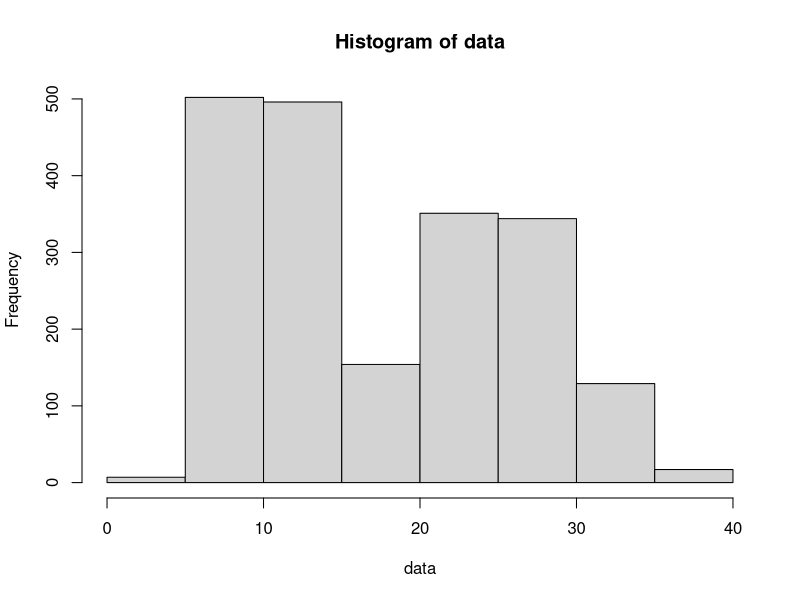
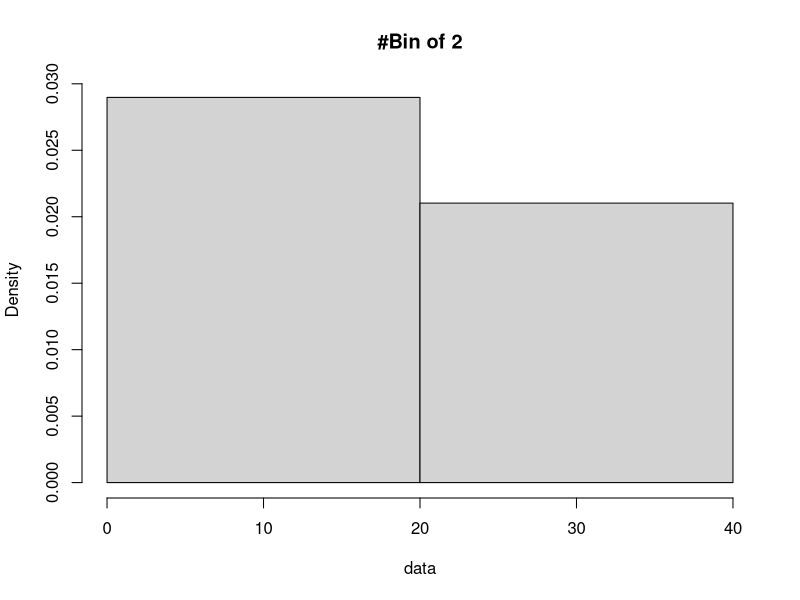
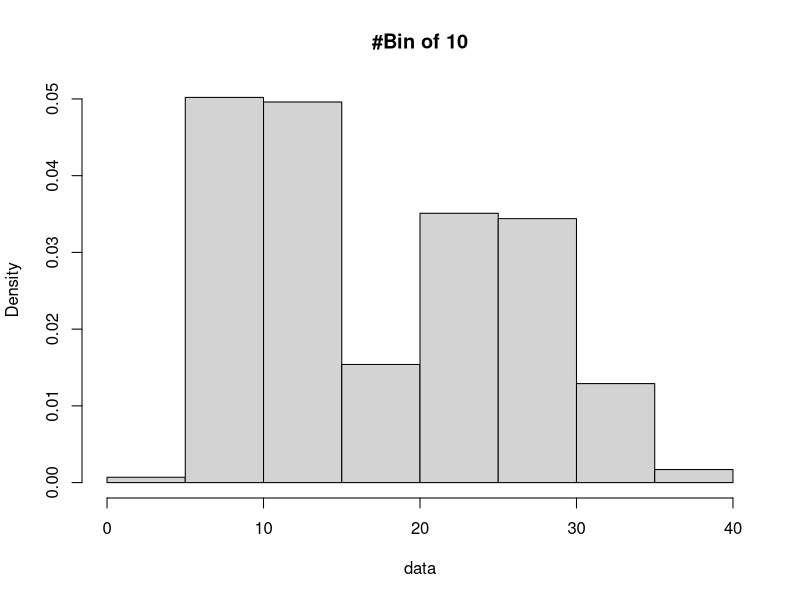
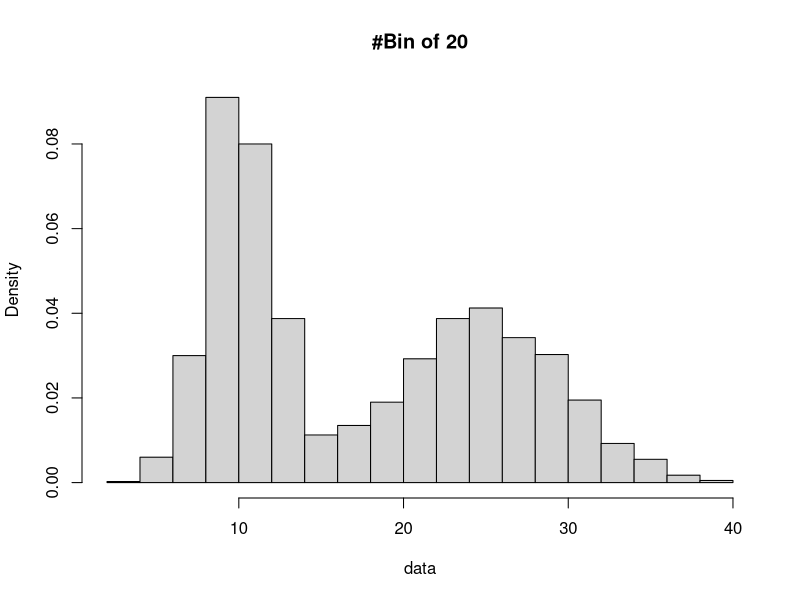
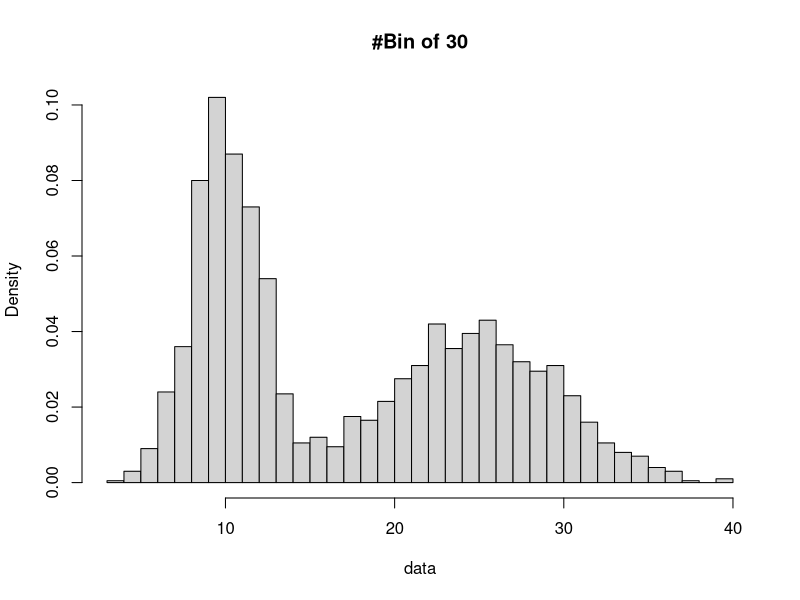
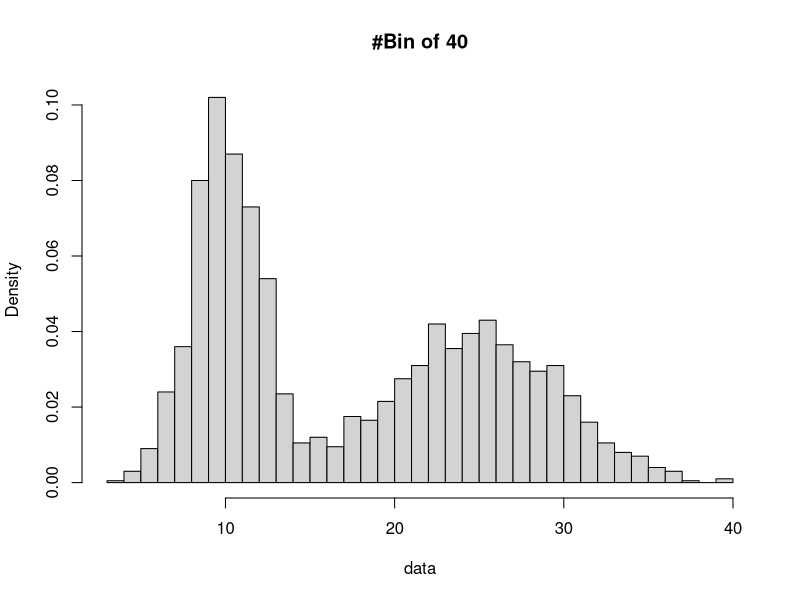
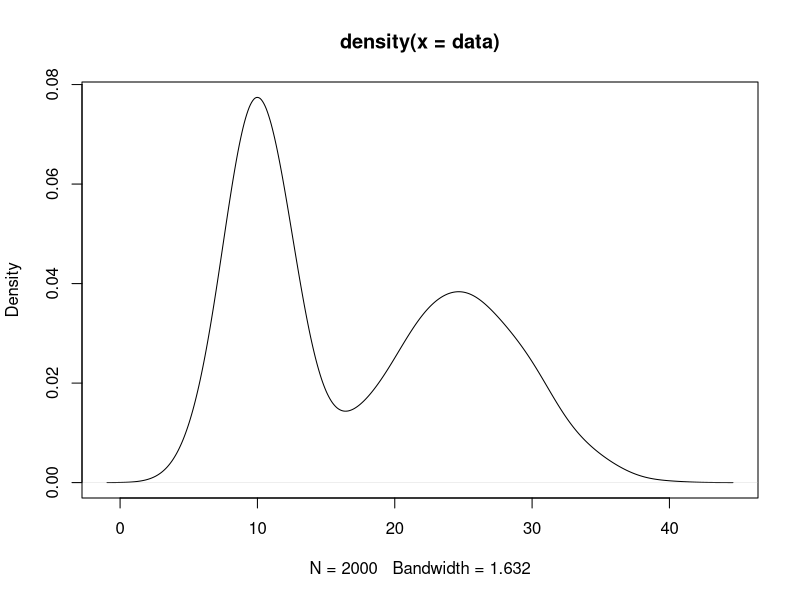
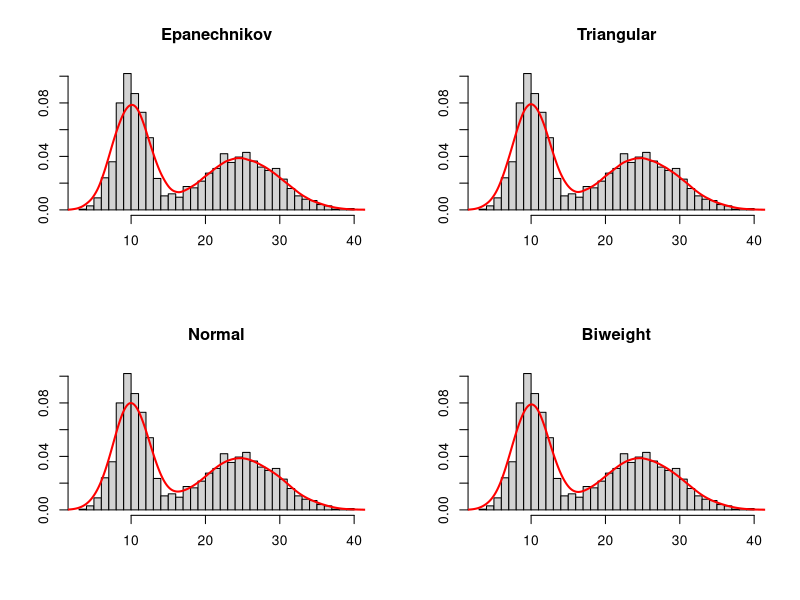

These figures' R source, in order:
## ---- chunk 1
knitr::opts_chunk$set(echo = TRUE)
## ---- chunk 2

# creating two random data file, combind them 
# after than making the histogram in r

data1<-rnorm(1000, mean=25, sd=5)
data2<-rnorm(1000, mean=10, sd=2)

# combind two data file and ploting the histogram with the default bin size
data<-c(data1, data2)
hist(data)
hist(data,plot=FALSE)

# while the bin size 2, 10, 20, 30, 40 respectively
hist(data, probability=TRUE, main="#Bin of 2", breaks=2)
hist(data, probability=TRUE, main="#Bin of 10", breaks=10)
hist(data, probability=TRUE, main="#Bin of 20", breaks=20)
hist(data, probability=TRUE, main="#Bin of 30", breaks=30)
hist(data, probability=TRUE, main="#Bin of 40", breaks=40)

## ---- chunk 3
# using the density function we can get the curb

kde=density(data)
plot(kde)
## ---- chunk 4
# set bandwidth 
h <- 1.5

# estimate density of x using different kernels
d1 <- density(data, bw=h, kernel="epanechnikov")
d2 <- density(data, bw=h, kernel="triangular")
d3 <- density(data, bw=h, kernel="gaussian")
d4 <- density(data, bw=h, kernel="biweight")

# Ouput estimated densities bean size=30
par(mfrow=c(2,2))
hist(data, breaks=30, freq=FALSE, col="lightgray", xlab="", ylab="", main="Epanechnikov")
lines(d1, lwd=2, col="red")

hist(data, breaks=30, freq=FALSE, col="lightgray", xlab="", ylab="", main="Triangular")
lines(d2, lwd=2, col="red")

hist(data, breaks=30, freq=FALSE, col="lightgray", xlab="", ylab="", main="Normal")
lines(d3, lwd=2, col="red")

hist(data, breaks=30, freq=FALSE, col="lightgray", xlab="", ylab="", main="Biweight")
lines(d4, lwd=2, col="red")
## ---- chunk 5


# test different bandwiths
h <- c(0.3, 1.625, 3)

# using Gaussian kernel with different bandwiths to estimate density of y 
d1 <- density(data, bw = h[1], kernel = "gaussian")
d2 <- density(data, bw = h[2], kernel = "gaussian")
d3 <- density(data, bw = h[3], kernel = "gaussian")

# plot estimation results
hist(data, breaks=30, freq=FALSE, col="gray")

lines(d1$x, d1$y, col="red")

lines(d1, col="gold", lwd=3)
lines(d2$x, d2$y, lwd=2, col="blue3")
lines(d3$x, d3$y, lty=2, col="green4")
## ---- chunk 6


# Use cross-validation to select bandwidth
h.bcv <- bw.bcv(data)

# Estimate density of x using Gaussian kernel and bandwidth selected by cross-validation method.
d.bcv <- density(data, bw=h.bcv, kernel="gaussian")

# Output bandwidth selected by each method 
h.bcv

## Plot estimation results
hist(data, breaks=30, freq=FALSE, col="gray")
lines(d.bcv, col="green4", lwd=2)
## ---- chunk 7
# ploting the kernal density of mpg in mtcars data
mtcars<-mtcars
d<-density(mtcars$mpg)
plot(d)

#ploting in red colour
plot(d, main="Kernal density", col="red")

# showing the bandwidth of the smoothness of the curb
# bw=bandwidth
# n=the number of equally spaced points at which the density is to be estimated.
dkernal<-density(mtcars$mpg, bw=2.5,n=50)
plot(dkernal)
## ---- chunk 8
# set bandwidth 
h <- 2.5

# estimate density of x using different kernels
d1 <- density(mtcars$mpg, bw=h, kernel="epanechnikov")
d2 <- density(mtcars$mpg, bw=h, kernel="triangular")
d3 <- density(mtcars$mpg, bw=h, kernel="gaussian")
d4 <- density(mtcars$mpg, bw=h, kernel="biweight")

# Ouput estimated densities
par(mfrow=c(2,2))
hist(mtcars$mpg, breaks=20, freq=FALSE, col="lightgray", xlab="", ylab="", main="Epanechnikov")
lines(d1, lwd=2, col="red")

hist(mtcars$mpg, breaks=20, freq=FALSE, col="lightgray", xlab="", ylab="", main="Triangular")
lines(d2, lwd=2, col="red")

hist(mtcars$mpg, breaks=20, freq=FALSE, col="lightgray", xlab="", ylab="", main="Normal")
lines(d3, lwd=2, col="red")

hist(mtcars$mpg, breaks=20, freq=FALSE, col="lightgray", xlab="", ylab="", main="Biweight")
lines(d4, lwd=2, col="red")
## ---- chunk 9


# test different bandwiths
h <- c(0.3, 2.5, 4)

# using Gaussian kernel with different bandwiths to estimate density of y 
d1 <- density(mtcars$mpg, bw = h[1], kernel = "gaussian")
d2 <- density(mtcars$mpg, bw = h[2], kernel = "gaussian")
d3 <- density(mtcars$mpg, bw = h[3], kernel = "gaussian")

# plot estimation results
hist(mtcars$mpg, breaks=20, freq=FALSE, col="gray")

lines(d1$x, d1$y, col="red")

lines(d1, col="gold", lwd=3)
lines(d2$x, d2$y, lwd=2, col="blue3")
lines(d3$x, d3$y, lty=2, col="green4")
## ---- chunk 10

# Use cross-validation to select bandwidth
h.bcv <- bw.bcv(mtcars$mpg)

# Estimate density of x using Gaussian kernel and bandwidth selected by cross-validation method.
d.bcv <- density(mtcars$mpg, bw=h.bcv, kernel="gaussian")

# Output bandwidth selected by each method 
h.bcv

## Plot estimation results
hist(mtcars$mpg, breaks=30, freq=FALSE, col="gray")
lines(d.bcv, col="green4", lwd=2)
